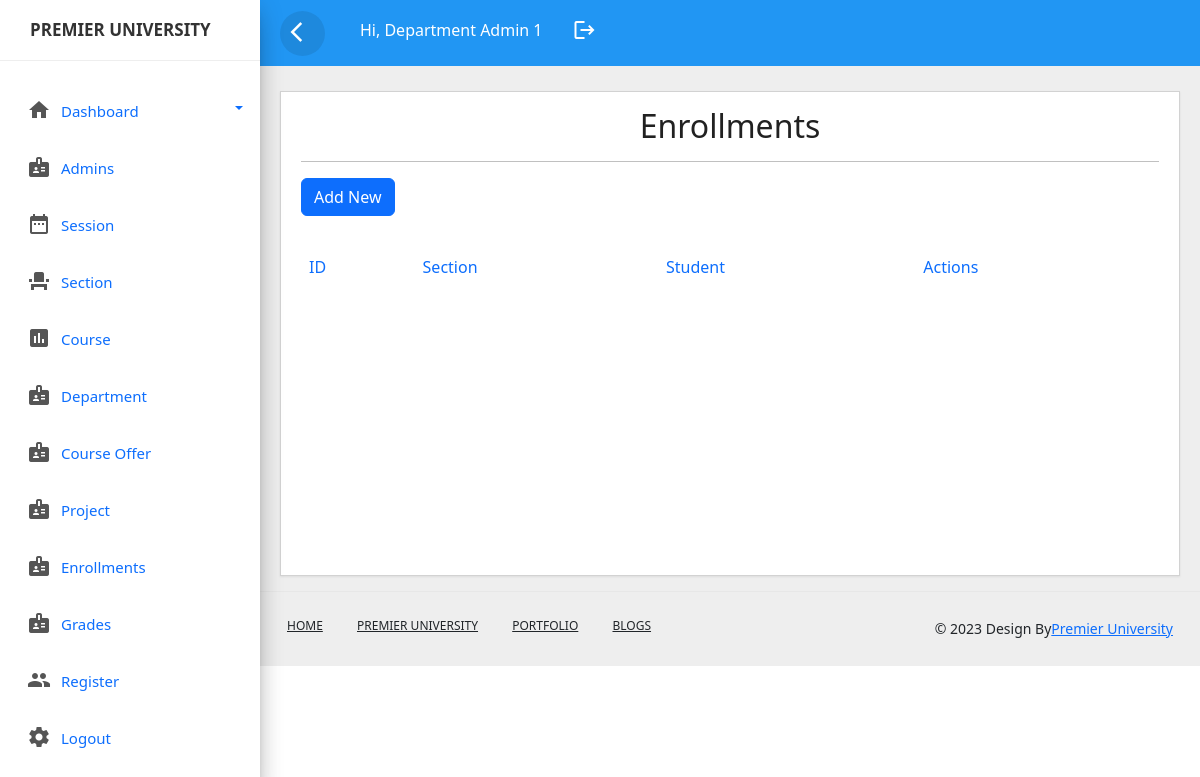
The app's page /enrollment.php (signed in), older data.
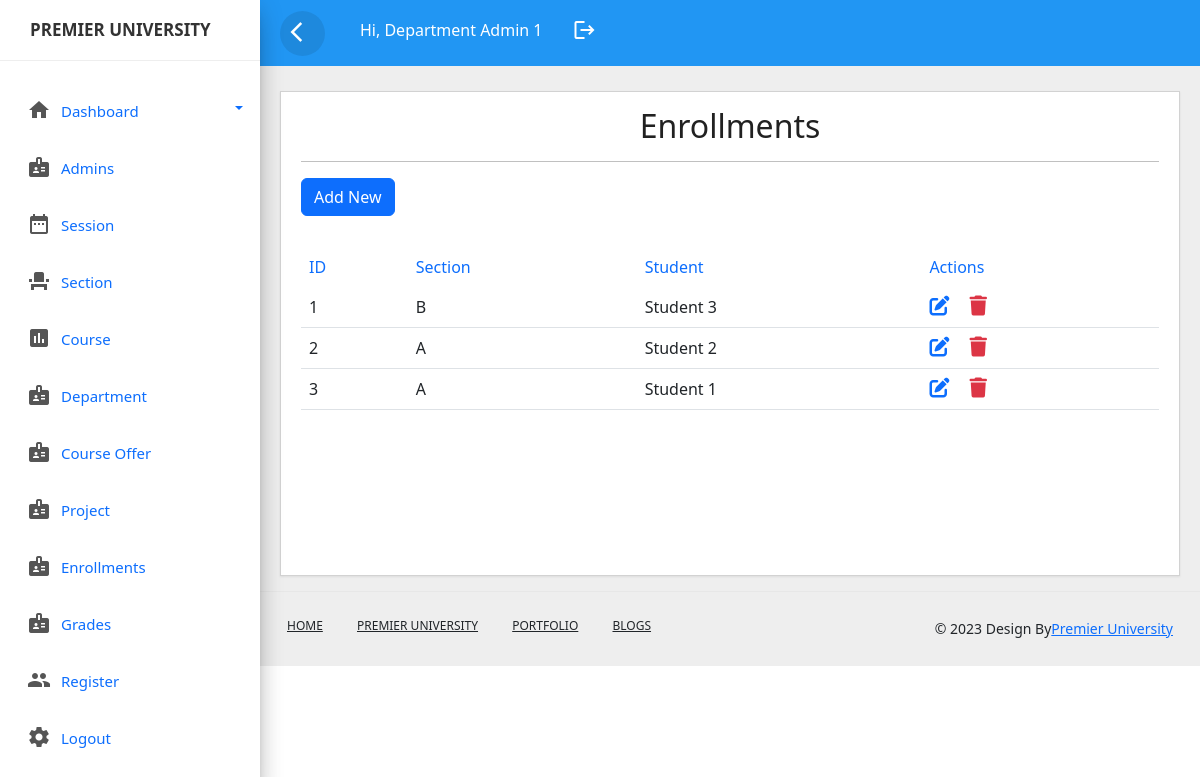
The same page, newer data.
### tables this page shows
CREATE TABLE `enrollments` (
  `enrollmentid` int(11) NOT NULL,
  `sectionid` int(11) NOT NULL,
  `studentid` int(11) NOT NULL
);

CREATE TABLE `section` (
  `sectionid` int(11) NOT NULL,
  `sessionid` varchar(30) NOT NULL,
  `sectionname` varchar(30) NOT NULL
);

CREATE TABLE `users` (
  `id` int(11) NOT NULL,
  `name` varchar(100) NOT NULL,
  `username` varchar(100) NOT NULL,
  `password` varchar(100) NOT NULL,
  `role` varchar(100) NOT NULL,
  `created` timestamp NOT NULL DEFAULT current_timestamp() ON UPDATE current_timestamp(),
  `email` varchar(100) NOT NULL,
  `mobile` varchar(100) NOT NULL
);

### enrollment.php (the view, shortened to what this page needs)
<?php include_once('header.php');?>
<?php include_once('sidebar.php');?>
<?php include_once('top-header.php');?>
<!DOCTYPE html>
<html lang="en">
<head>
	<link rel="stylesheet" href="css/style.css">
 <link href="https://cdn.jsdelivr.net/npm/bootstrap@5.2.3/dist/css/bootstrap.min.css" rel="stylesheet">
 <link rel="stylesheet" href="https://cdnjs.cloudflare.com/ajax/libs/font-awesome/6.4.0/css/all.min.css" />
</head>
<body>
	<div class="main-content">
		<div class="row">
			<div class="col-lg-12 col-md-12">
				<div class="card" style="min-height:485px">
					<div class="card-header card-header-text">
						<h2 class="card-title" style="text-align: center;">Enrollments</h2>
						<hr>
						<a href="add_enrollment.php" class="btn btn-primary mb-3">Add New</a>
					</div>
					<div class="card-content table-responsive">
						<table class="table table-hover">
							<thead class="text-primary">
								<tr><th>ID</th>
									<th>Section</th>
									<th>Student</th>
									<th>Actions</th>
								</tr>
							</thead>
							<tbody>
								<?php
									@include 'config.php';
									$query=mysqli_query($conn,"SELECT * from enrollments LEFT JOIN users on enrollments.studentid=users.id LEFT JOIN section on enrollments.sectionid=section.sectionid ");
									while($row=mysqli_fetch_array($query)){
									?>
									<tr>
										<td><?php echo ucwords($row['enrollmentid']); ?></td>
										<td><?php echo ucwords($row['sectionname']); ?></td>
										<td><?php echo ucwords($row['name']); ?></td>
										<td>
											 <a href="edit_enrollment.php?id=<?php echo $row['enrollmentid'] ?>&userid=<?php echo $row['studentid'] ?>&sectionid=<?php echo $row['sectionid'] ?>" ><i class="fa-solid fa-pen-to-square fs-5 me-3"></i></a>
             <a href="delete_enrollment.php?id=<?php echo $row['enrollmentid'] ?>" class="link-danger"><i class="fa-solid fa-trash fs-5"></i></a>
										</td>
									</tr>
									<?php
									}
								?>
							</tbody>
						</table>
					</div>
				</div>
			</div>
		</div>
	</div>
		</body>
		<?php include_once('footer.php');?>
		</html>

### header.php (shortened to what this page needs)
<!doctype html>
<html lang="en">
  <head>
        <link href="https://cdn.jsdelivr.net/npm/bootstrap@5.0.2/dist/css/bootstrap.min.css" rel="stylesheet">
        <link rel="stylesheet" href="css/custom.css">
  </head>
  <body>
<div class="wrapper">

### sidebar.php (shortened to what this page needs)
<nav id="sidebar">
            <div class="sidebar-header">
                <h3><img src="" class="img-fluid"/><span>Premier University</span></h3>
            </div>
            <ul class="list-unstyled components">
			                <li class="dropdown">
                    <a href="#homeSubmenu1" data-toggle="collapse" aria-expanded="false" class="dropdown-toggle">
                    <i class="material-icons">home</i><span>Dashboard</span></a>
                </li>
			<li class="">
                    <a href="admins.php"><i class="material-icons">badge</i><span>Admins</span></a>
                </li>
                <li class="">
                    <a href="session.php"><i class="material-icons">date_range</i><span>Session</span></a>
                </li>
                <li class="">
                    <a href="section.php"><i class="material-icons">event_seat</i><span>Section</span></a>
                </li>
                <li class="">
                    <a href="course.php"><i class="material-icons">assessment</i><span>Course</span></a>
                </li>
                <li class="">
                    <a href="department.php"><i class="material-icons">badge</i><span>Department</span></a>
                </li>
                <li class="">
                    <a href="offer.php"><i class="material-icons">badge</i><span>Course Offer</span></a>
                </li>
                <li class="">
                    <a href="project.php"><i class="material-icons">badge</i><span>Project</span></a>
                </li>
                <li class="">
                    <a href="enrollment.php"><i class="material-icons">badge</i><span>Enrollments</span></a>
                </li>
                <li class="">
                    <a href="grades.php"><i class="material-icons">badge</i><span>Grades</span></a>
                </li>
               <li class="">
                    <a href="register.php"><i class="material-icons">people</i><span>Register</span></a>
                </li>
               <li class="">
                    <a href="login_form.php"><i class="material-icons">settings</i><span>Logout</span></a>
                </li>
            </ul>
        </nav>

### top-header.php (shortened to what this page needs)
<div id="content">
		   <div class="top-navbar" >
		      <nav class="navbar  navbar-expand-sm">
			     <button type="button" id="sidebar-collapse" class="d-xl-block d-lg-block d-md-none d-none">
				   <span class="material-icons">arrow_back_ios</span>
				 </button>
				 <div class="collapse navbar-collapse d-lg-block d-xl-block d-sm-none d-md-none d-none"  id="navbarcollapse">
					<ul class="nav navbar-nav" >
					<li class="nav-item">
					  <a class="nav-link">hi, <?php echo $_SESSION['user'] ?></a>
					</li>
					<li class="nav-item">
					  <a class="nav-link" href="logout.php"><span class="material-icons">logout</span></a>
					</li>
					</ul>
				 </div>
			  </nav>
		   </div>

### footer.php (shortened to what this page needs)
<footer class="footer">
			    <div class="container-fluid">
				   <div class="row">
				       <div class="col-md-6">
					       <nav class="d-flex">
						      <ul class="m-0 p-0">
							     <li><a href="#">Home</a></li>
								  <li><a href="#">Premier University</a></li>
								   <li><a href="#">portfolio</a></li>
								    <li><a href="#">Blogs</a></li>
						   </nav>
					   </div>
					   <div class="col-md-6">
					       <p class="copyright d-flex justify-content-end">
						      &copy 2023 Design By
						      <a href="#">Premier University</a>
						   </p>
					   </div>
				   </div>
				</div>
			 </footer>
		</div>
</div>
  </body>
  </html>

### css/custom.css (style rules this page uses)
body,html { line-height:1.8; font-family:'Roboto',sans-serif; color:#555e58; text-transform:capitalize; font-weight:400; margin:0px; padding:0px; }
h1,h2,h3,h4,h5,h6,.h1,.h2,.h3,.h4 { font-weight:400; line-height:1.5em; }
p { font-size:15px; margin:12px 0 0; line-height:24px; }
a { color:#333; font-weight:400; }
button { cursor:pointer; }
ul,ol { padding:0px; margin:0px; list-style:none; }
a,a:hover,a:focus { color:#333; text-decoration:none; transition:all 0.3s; }
.material-icons { font-family: 'Material Icons'; font-weight: normal; font-style: normal; font-size: 24px; display: inline-block; line-height: 1; text-transform: none; letter-spacing: normal; word-wrap: normal; white-space: nowrap; direction: ltr; -webkit-font-smoothing: antialiased; text-rendering: optimizeLegibility; -moz-osx-font-smoothing: grayscale; font-feature-settings: 'liga'; }
.wrapper { position:relative; width:100%; overflow:auto; }
#sidebar { position:fixed; height:100vh!important; top:0; left:0; bottom:0; z-index:11; width:260px; overflow:auto; transition:all 0.3s; background-color:#fff; box-shadow:0 10px 30px -12px rgba(0 0 0 / 42%), 0 4px 25px 0px rgba(0 0 0 / 12%), 0 8px 10px -5px rgba(0 0 0 / 20%); }
#sidebar .sidebar-header { padding:20px; background-color:#fff; border-bottom:1px solid #eee; }
.sidebar-header h3 { color:#333; font-size:17px; margin:0px; text-transform:uppercase; transition:all 0.5s ease; font-weight:600; }
#sidebar ul li { padding:2px 7px; }
.dropdown-toggle::after { position:absolute; right:10px; top:23px; }
#sidebar ul.components { padding: 20px 0; }
#sidebar ul li a { padding: 10px; line-height: 30px; border-radius:5px; font-size: 15px; position:relative;' font-weight: 400; display: block; }
#sidebar ul li a span { text-transform:capitalize; display:inline-block; }
#sidebar ul li a i { position: relative; margin-right: 10px; top: 5px; color: #555555; margin-left: 10px; }
#content { position:relative; transition:all 0.3s; background-color:#EEEEEE; }
.top-navbar { width:100%; z-index:9; position:relative; }
.main-content { padding:10px 20px 0px 20px; position:relative; width:100%; }
.navbar { background-color:#2196f3; color:#fff; }
.navbar button { background-color:transparent; border:none; }
.navbar button span { color:#fff; }
#sidebar-collapse { border-radius:50%; width:45px; height:45px; text-align:center; line-height:45px; margin-right:20px; margin-left:20px; border:none; color:#fff; background-color:rgba(0,0,0,0.09); }
#sidebar-collapse span { margin:9px; padding:0px; }
.navbar-nav > li> a { color:#fff; }
.navbar-nav li a { position:relative; display:block; padding:10px 15px!important; }
.card { margin:10px 0px; }
.card { border-radius:0px!important; }
.card { display:inline-block; position:relative; border:none; width:100%; margin:15px 0; box-shadow:0 1px 2px rgb(0 0 0 / 8%); border-radius:6px; color:rgba(0,0,0,0.87); background-color:#fff; }
.card .card-header { padding:15px 20px 0; z-index:3; border-bottom:0px!important; background-color:#fff; border-radius:none; }
.card .card-content { padding:15px 20px; position:relative; }
.card .card-title:not(.card-calender .card-title) { margin-top:0; margin-bottom:5px; }
.table > thead > tr > th { border-bottom:1px; font-size:16px; font-weight:400; }
.footer { border-top:1px solid #e7e7e7; }
footer { padding:10px 0; position:relative; width:100%; }
footer ul li { display:inline-block; }
footer ul li a { color:inherit; padding:15px; font-weight:500; font-size:12px; text-transform:uppercase; display:block; position:relative; }
footer .copyright { padding:15px; font-size:14px; margin:0; }
@media only screen and (min-width:992px) { #content { width:calc(100% - 260px); position:relative; float:right; transition:all 0.3s; background-color:#EEEEEE; } }

### css/style.css (style rules this page uses)
* { margin: 0; padding: 0; }
a { text-decoration: none; -webkit-transition: all 0.5s ease-in-out 0s; -o-transition: all 0.5s ease-in-out 0s; transition: all 0.5s ease-in-out 0s; }

Row changes from the older to the newer data that the page shows:
added enrollments: enrollmentid "1", sectionid.sectionname "B", users.name "Student 3"
added enrollments: enrollmentid "2", sectionid.sectionname "A", users.name "Student 2"
added enrollments: enrollmentid "3", sectionid.sectionname "A", users.name "Student 1"
